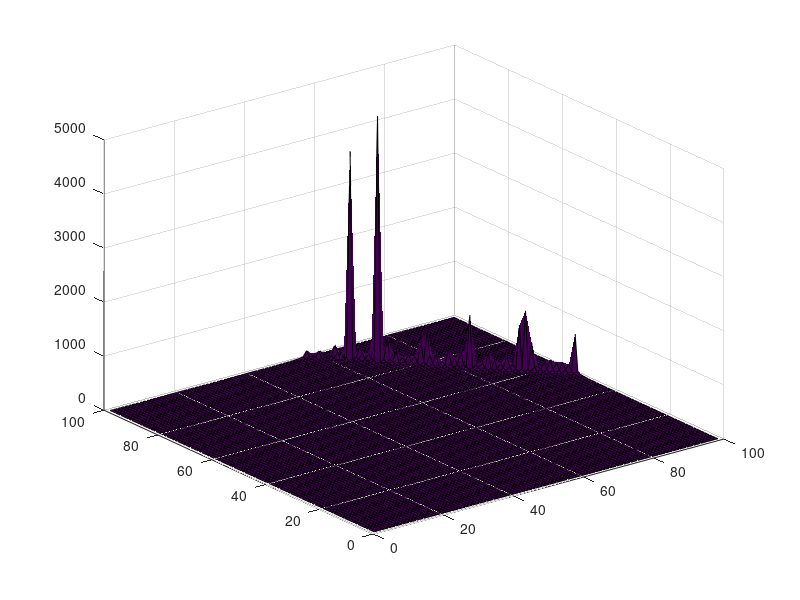
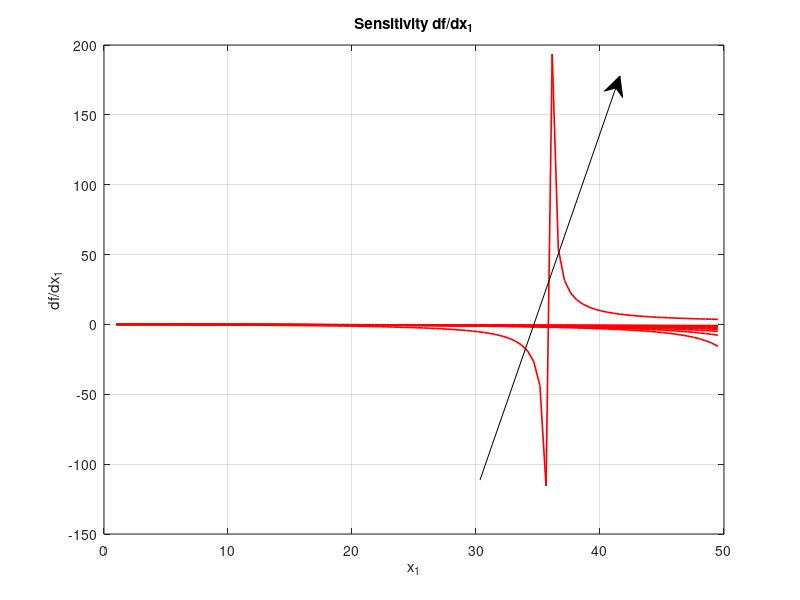

The MATLAB script that drew these images, in order: (Note: this script raises an error after producing the figures.)
%x(1)=eps
%x(2)=Ln
% 
% clear all
% clc
load DATA.mat;

h_eps = (eps(end)-eps(1))/(length(eps)-1);

h_Ln = (Ln(end)-Ln(1))/(length(Ln)-1);

df_deps = zeros(length(eps)-1,length(Ln)-1);

df_dLn = zeros(length(eps)-1,length(Ln)-1);

%FORWARD DIFFERENCES METHOD

tic; 

for j = 1:(length(Ln)-1)

    for i = 1:(length(eps)-1)
        
        df_deps(j,i) = ((f_obj1(j,i+1)-f_obj1(j,i))/(h_eps))*eps(i)/f_obj1(j,i);

        df_dLn(j,i) = ((f_obj1(j+1,i)-f_obj1(j,i))/(h_Ln))*Ln(j)/f_obj1(j,i);
    
    end

end

toc;

% max_df_deps = max(abs(df_deps),[],"all");
% 
% max_df_dLn = max(abs(df_dLn),[],"all");
% 
% min_df_deps = min(abs(df_deps),[],"all");
% 
% min_df_dLn = min(abs(df_dLn),[],"all");
% 
% [Ln_max_df_deps, eps_max_df_deps] = find(abs(df_deps)==max_df_deps);
% 
% [Ln_max_df_dLn, eps_max_df_dLn] = find(abs(df_dLn)==max_df_dLn);
% 
% [Ln_min_df_deps, eps_min_df_deps] = find(abs(df_deps)==min_df_deps);
% 
% [Ln_min_df_dLn, eps_min_df_dLn] = find(abs(df_dLn)==min_df_dLn);

ratio = abs(df_deps./df_dLn);

figure()

surf(ratio)

%% plots
close all;
figure();
for i=1:10:length(Ln)-1
plot(eps(1:end-1),df_deps(i,:),'r', 'Linewidth',1.2)
hold on
grid on
title('Sensitivity df/dx_1')
xlabel('x_1')
ylabel('df/dx_1')
end
% Add arrow annotation for increasing Ln values
x_start = 0.6;  % x-coordinate of the starting point of the arrow
y_start = 0.2;  % y-coordinate of the starting point of the arrow
x_end = 0.8;  % x-coordinate of the ending point of the arrow
y_end = 0.97;  % y-coordinate of the ending point of the arrow

% Calculate the slope of the arrow
slope = (y_end - y_start) / (x_end - x_start);

% Set the length of the arrow
arrow_length = 0.1;

% Calculate the ending point coordinates based on the desired arrow length
x_arrow_end = x_end - arrow_length / sqrt(1 + slope^2);
y_arrow_end = y_end - slope * arrow_length / sqrt(1 + slope^2);

% Add arrow annotation with increased linewidth
arrow_h = annotation('arrow', [x_start, x_arrow_end], [y_start, y_arrow_end]);
arrow_h.LineWidth = 1.5;
% Adjust text position relative to the arrow


% Create a dummy plot for the legend arrow
dummy_plot = plot(NaN, NaN, 'Color', 'none', 'LineWidth', 2);
hold on;

% Create a separate axes for the legend
legend_axes = axes('Position', [0.5, 0.2, 0.2, 0.2], 'Visible', 'off');
box(legend_axes, 'on');  % Add a box around the legend
% Add the legend text
legend_text = 'Increasing x_2';
text(0.1, 0.99, legend_text, 'HorizontalAlignment', 'center', 'VerticalAlignment', 'middle', 'FontSize', 10, 'FontWeight', 'bold');

% Adjust the legend box properties
legend_title = 'Legend';
legend(legend_axes, 'off');  % Turn off the default legend
legend_axes.Title.String = legend_title;
legend_axes.Title.FontWeight = 'bold';

% Adjust the legend box position and size as desired
legend_axes.Position = [0.8, 0.8, 0.1, 0.1];

figure();
for i=1:10:length(eps)-1
plot(Ln(1:end-1),df_dLn(:,i),'r', 'Linewidth',1.2)
hold on
grid on
title('Sensitivity df/dx_2')
xlabel('x_2')
ylabel('df/dx_2')
end
% Add arrow annotation for increasing Ln values
x_start = 0.5;  % x-coordinate of the starting point of the arrow
y_start = 0.3;  % y-coordinate of the starting point of the arrow
x_end = 0.9;  % x-coordinate of the ending point of the arrow
y_end = 0.97;  % y-coordinate of the ending point of the arrow

% Calculate the slope of the arrow
slope = (y_end - y_start) / (x_end - x_start);

% Set the length of the arrow
arrow_length = 0.1;

% Calculate the ending point coordinates based on the desired arrow length
x_arrow_end = x_end - arrow_length / sqrt(1 + slope^2);
y_arrow_end = y_end - slope * arrow_length / sqrt(1 + slope^2);

% Add arrow annotation with increased linewidth
arrow_h = annotation('arrow', [x_start, x_arrow_end], [y_start, y_arrow_end]);
arrow_h.LineWidth = 1.5;
% Adjust text position relative to the arrow


% Create a dummy plot for the legend arrow
dummy_plot = plot(NaN, NaN, 'Color', 'none', 'LineWidth', 2);
hold on;

% Create a separate axes for the legend
legend_axes = axes('Position', [0.5, 0.2, 0.2, 0.2], 'Visible', 'off');
box(legend_axes, 'on');  % Add a box around the legend
% Add the legend text
legend_text = 'Decreasing x_1';
text(0.1, 0.99, legend_text, 'HorizontalAlignment', 'center', 'VerticalAlignment', 'middle', 'FontSize', 10, 'FontWeight', 'bold');

% Adjust the legend box properties
legend_title = 'Legend';
legend(legend_axes, 'off');  % Turn off the default legend
legend_axes.Title.String = legend_title;
legend_axes.Title.FontWeight = 'bold';

% Adjust the legend box position and size as desired
legend_axes.Position = [0.8, 0.8, 0.1, 0.1];

%%
[J I V]=find(ratio>10)
fill_red=[J I];
[J_y I_y V_y]=find(ratio< 0.01)
fill_yellow=[J_y I_y];

for i=1:length(fill_red)
    x_red(i)=eps(fill_red(i,2));
    y_red(i)=Ln(fill_red(i,1));
    
end
for i=1:length(fill_yellow)
    x_yellow(i)=eps(fill_yellow(i,2));
    y_yellow(i)=Ln(fill_yellow(i,1));
end 
YELLOW=[x_yellow; y_yellow]'
RED=[x_red; y_red]'
% % Consider only the first 99x99 elements of f_obj1
% f_obj1 = f_obj1(1:end-1, 1:end-1);
% 
% % Create a mask for values above 10
% mask_yellow = ratio > 10;
% 
% % Create a mask for values below 0.1
% mask_red = ratio < 0.1;
% 
% % Create a colormap for yellow, red, and green colors
% cmap = [1 1 0; 1 0 0; 0 1 0];
% 
% % Initialize f_obj1_color with green color
% f_obj1_color = zeros(size(f_obj1));
% 
% % Set yellow color for values above 10
% f_obj1_color(mask_yellow) = 1;
% 
% % Set red color for values below 0.1
% f_obj1_color(mask_red) = 2;
% 
% % Create the surface plot
% figure
% surf(f_obj1, f_obj1_color)
% colormap(cmap)
% colorbar

% Consider only the first 99x99 elements of f_obj1
f_obj1 = f_obj1(1:99, 1:99);
figure();
contour(eps(1:99),Ln(1:99),f_obj1,100);
xlabel('Expansion Ratio x_1')
ylabel('Nozzle Length x_2')
hold on
% Plot a single yellow dot for the legend
plot(YELLOW(1,1), YELLOW(1,2), 'o', 'MarkerFaceColor', 'y', 'MarkerEdgeColor', 'none');

% Plot a single red dot for the legend
plot(RED(1,1), RED(1,2), 'o', 'MarkerFaceColor', 'r', 'MarkerEdgeColor', 'none');

% Fill points specified by YELLOW matrix with yellow color
for k = 1:size(YELLOW, 1)
    x = YELLOW(k, 1);
    y = YELLOW(k, 2);
    plot(x, y, 'o', 'MarkerFaceColor', 'y', 'MarkerEdgeColor', 'none');
end

% Fill points specified by RED matrix with red color
for k = 1:size(RED, 1)
    x = RED(k, 1);
    y = RED(k, 2);
    plot(x, y, 'o', 'MarkerFaceColor', 'r', 'MarkerEdgeColor', 'none');
end
legend('f obj', 'Ratio< 0.01', 'Ratio>100', 'Location', 'best');
